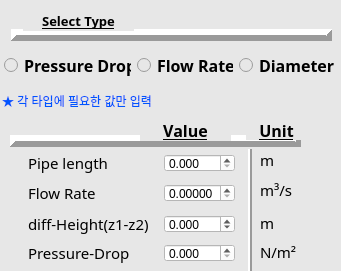
   <widget class="QWidget" name="widget_3" native="true">
    <property name="geometry">
     <rect>
      <x>12</x>
      <y>12</y>
      <width>341</width>
      <height>271</height>
     </rect>
    </property>
    <property name="minimumSize">
     <size>
      <width>341</width>
      <height>200</height>
     </size>
    </property>
    <property name="styleSheet">
     <string notr="true">background-color: rgb(231, 231, 231);</string>
    </property>
    <widget class="QLabel" name="label_12">
     <property name="geometry">
      <rect>
       <x>246</x>
       <y>120</y>
       <width>61</width>
       <height>20</height>
      </rect>
     </property>
     <property name="minimumSize">
      <size>
       <width>61</width>
       <height>20</height>
      </size>
     </property>
     <property name="maximumSize">
      <size>
       <width>61</width>
       <height>20</height>
      </size>
     </property>
     <property name="font">
      <font>
       <family>Arial Rounded MT Bold</family>
       <pointsize>12</pointsize>
       <weight>75</weight>
       <bold>true</bold>
       <underline>true</underline>
      </font>
     </property>
     <property name="text">
      <string>Unit</string>
     </property>
     <property name="alignment">
      <set>Qt::AlignCenter</set>
     </property>
    </widget>
    <widget class="QLabel" name="label_6">
     <property name="geometry">
      <rect>
       <x>28</x>
       <y>153</y>
       <width>130</width>
       <height>20</height>
      </rect>
     </property>
     <property name="minimumSize">
      <size>
       <width>130</width>
       <height>20</height>
      </size>
     </property>
     <property name="font">
      <font>
       <family>Arial Rounded MT Bold</family>
       <pointsize>11</pointsize>
      </font>
     </property>
     <property name="text">
      <string>Pipe length</string>
     </property>
    </widget>
    <widget class="QLabel" name="label">
     <property name="geometry">
      <rect>
       <x>28</x>
       <y>183</y>
       <width>130</width>
       <height>20</height>
      </rect>
     </property>
     <property name="minimumSize">
      <size>
       <width>130</width>
       <height>20</height>
      </size>
     </property>
     <property name="font">
      <font>
       <family>Arial Rounded MT Bold</family>
       <pointsize>11</pointsize>
      </font>
     </property>
     <property name="text">
      <string>Flow Rate</string>
     </property>
    </widget>
    <widget class="QLabel" name="label_10">
     <property name="geometry">
      <rect>
       <x>260</x>
       <y>213</y>
       <width>40</width>
       <height>20</height>
      </rect>
     </property>
     <property name="minimumSize">
      <size>
       <width>40</width>
       <height>20</height>
      </size>
     </property>
     <property name="font">
      <font>
       <family>Arial Rounded MT Bold</family>
       <pointsize>11</pointsize>
      </font>
     </property>
     <property name="text">
      <string>m</string>
     </property>
     <property name="alignment">
      <set>Qt::AlignLeading|Qt::AlignLeft|Qt::AlignVCenter</set>
     </property>
    </widget>
    <widget class="QLabel" name="label_11">
     <property name="geometry">
      <rect>
       <x>260</x>
       <y>242</y>
       <width>40</width>
       <height>20</height>
      </rect>
     </property>
     <property name="minimumSize">
      <size>
       <width>40</width>
       <height>20</height>
      </size>
     </property>
     <property name="font">
      <font>
       <family>Arial Rounded MT Bold</family>
       <pointsize>11</pointsize>
      </font>
     </property>
     <property name="text">
      <string>N/m²</string>
     </property>
     <property name="alignment">
      <set>Qt::AlignLeading|Qt::AlignLeft|Qt::AlignVCenter</set>
     </property>
    </widget>
    <widget class="QLabel" name="label_8">
     <property name="geometry">
      <rect>
       <x>140</x>
       <y>120</y>
       <width>91</width>
       <height>21</height>
      </rect>
     </property>
     <property name="minimumSize">
      <size>
       <width>91</width>
       <height>21</height>
      </size>
     </property>
     <property name="font">
      <font>
       <family>Arial Rounded MT Bold</family>
       <pointsize>12</pointsize>
       <weight>75</weight>
       <bold>true</bold>
       <underline>true</underline>
      </font>
     </property>
     <property name="text">
      <string>Value</string>
     </property>
     <property name="alignment">
      <set>Qt::AlignCenter</set>
     </property>
     <property name="indent">
      <number>0</number>
     </property>
    </widget>
    <widget class="Line" name="line_9">
     <property name="geometry">
      <rect>
       <x>11</x>
       <y>27</y>
       <width>321</width>
       <height>16</height>
      </rect>
     </property>
     <property name="minimumSize">
      <size>
       <width>321</width>
       <height>16</height>
      </size>
     </property>
     <property name="frameShadow">
      <enum>QFrame::Raised</enum>
     </property>
     <property name="lineWidth">
      <number>6</number>
     </property>
     <property name="orientation">
      <enum>Qt::Horizontal</enum>
     </property>
    </widget>
    <widget class="QLabel" name="label_2">
     <property name="geometry">
      <rect>
       <x>28</x>
       <y>243</y>
       <width>130</width>
       <height>20</height>
      </rect>
     </property>
     <property name="minimumSize">
      <size>
       <width>130</width>
       <height>20</height>
      </size>
     </property>
     <property name="font">
      <font>
       <family>Arial Rounded MT Bold</family>
       <pointsize>11</pointsize>
      </font>
     </property>
     <property name="text">
      <string>Pressure-Drop</string>
     </property>
    </widget>
    <widget class="Line" name="line">
     <property name="geometry">
      <rect>
       <x>240</x>
       <y>143</y>
       <width>20</width>
       <height>131</height>
      </rect>
     </property>
     <property name="minimumSize">
      <size>
       <width>20</width>
       <height>120</height>
      </size>
     </property>
     <property name="frameShadow">
      <enum>QFrame::Raised</enum>
     </property>
     <property name="lineWidth">
      <number>2</number>
     </property>
     <property name="orientation">
      <enum>Qt::Vertical</enum>
     </property>
    </widget>
    <widget class="Line" name="line_8">
     <property name="geometry">
      <rect>
       <x>10</x>
       <y>133</y>
       <width>291</width>
       <height>16</height>
      </rect>
     </property>
     <property name="minimumSize">
      <size>
       <width>291</width>
       <height>16</height>
      </size>
     </property>
     <property name="frameShadow">
      <enum>QFrame::Raised</enum>
     </property>
     <property name="lineWidth">
      <number>6</number>
     </property>
     <property name="orientation">
      <enum>Qt::Horizontal</enum>
     </property>
    </widget>
    <widget class="QLabel" name="label_7">
     <property name="geometry">
      <rect>
       <x>260</x>
       <y>150</y>
       <width>40</width>
       <height>20</height>
      </rect>
     </property>
     <property name="minimumSize">
      <size>
       <width>40</width>
       <height>20</height>
      </size>
     </property>
     <property name="font">
      <font>
       <family>Arial Rounded MT Bold</family>
       <pointsize>11</pointsize>
      </font>
     </property>
     <property name="text">
      <string>m</string>
     </property>
     <property name="alignment">
      <set>Qt::AlignLeading|Qt::AlignLeft|Qt::AlignVCenter</set>
     </property>
    </widget>
    <widget class="QLabel" name="label_9">
     <property name="geometry">
      <rect>
       <x>260</x>
       <y>180</y>
       <width>41</width>
       <height>20</height>
      </rect>
     </property>
     <property name="minimumSize">
      <size>
       <width>40</width>
       <height>20</height>
      </size>
     </property>
     <property name="font">
      <font>
       <family>Arial Rounded MT Bold</family>
       <pointsize>11</pointsize>
      </font>
     </property>
     <property name="text">
      <string>m³/s</string>
     </property>
     <property name="alignment">
      <set>Qt::AlignLeading|Qt::AlignLeft|Qt::AlignVCenter</set>
     </property>
    </widget>
    <widget class="QLabel" name="label_15">
     <property name="geometry">
      <rect>
       <x>23</x>
       <y>10</y>
       <width>111</width>
       <height>21</height>
      </rect>
     </property>
     <property name="minimumSize">
      <size>
       <width>111</width>
       <height>21</height>
      </size>
     </property>
     <property name="font">
      <font>
       <family>Arial Rounded MT Bold</family>
       <pointsize>10</pointsize>
       <weight>75</weight>
       <bold>true</bold>
       <underline>true</underline>
      </font>
     </property>
     <property name="text">
      <string>Select Type</string>
     </property>
     <property name="alignment">
      <set>Qt::AlignCenter</set>
     </property>
     <property name="indent">
      <number>0</number>
     </property>
    </widget>
    <widget class="QLabel" name="label_5">
     <property name="geometry">
      <rect>
       <x>28</x>
       <y>214</y>
       <width>130</width>
       <height>20</height>
      </rect>
     </property>
     <property name="minimumSize">
      <size>
       <width>130</width>
       <height>20</height>
      </size>
     </property>
     <property name="font">
      <font>
       <family>Arial Rounded MT Bold</family>
       <pointsize>11</pointsize>
      </font>
     </property>
     <property name="text">
      <string>diff-Height(z1-z2) </string>
     </property>
    </widget>
    <widget class="QLabel" name="label_3">
     <property name="geometry">
      <rect>
       <x>2</x>
       <y>90</y>
       <width>171</width>
       <height>21</height>
      </rect>
     </property>
     <property name="styleSheet">
      <string notr="true">color: rgb(0, 85, 255);</string>
     </property>
     <property name="text">
      <string>★ 각 타입에 필요한 값만 입력</string>
     </property>
    </widget>
    <widget class="QDoubleSpinBox" name="pipe_length_value">
     <property name="geometry">
      <rect>
       <x>164</x>
       <y>154</y>
       <width>71</width>
       <height>18</height>
      </rect>
     </property>
     <property name="mouseTracking">
      <bool>true</bool>
     </property>
     <property name="styleSheet">
      <string notr="true">background-color: rgb(255, 255, 255);</string>
     </property>
     <property name="decimals">
      <number>3</number>
     </property>
     <property name="maximum">
      <double>100000.000000000000000</double>
     </property>
     <property name="singleStep">
      <double>0.100000000000000</double>
     </property>
     <property name="value">
      <double>0.000000000000000</double>
     </property>
    </widget>
    <widget class="QDoubleSpinBox" name="flow_rate_value">
     <property name="geometry">
      <rect>
       <x>164</x>
       <y>184</y>
       <width>71</width>
       <height>18</height>
      </rect>
     </property>
     <property name="styleSheet">
      <string notr="true">background-color: rgb(255, 255, 255);</string>
     </property>
     <property name="decimals">
      <number>5</number>
     </property>
     <property name="maximum">
      <double>100000.000000000000000</double>
     </property>
    </widget>
    <widget class="QDoubleSpinBox" name="height_drop_value">
     <property name="geometry">
      <rect>
       <x>164</x>
       <y>215</y>
       <width>71</width>
       <height>18</height>
      </rect>
     </property>
     <property name="styleSheet">
      <string notr="true">background-color: rgb(255, 255, 255);</string>
     </property>
     <property name="decimals">
      <number>3</number>
     </property>
     <property name="minimum">
      <double>-100.000000000000000</double>
     </property>
     <property name="maximum">
      <double>100000.000000000000000</double>
     </property>
    </widget>
    <widget class="QDoubleSpinBox" name="pressure_drop_value">
     <property name="geometry">
      <rect>
       <x>164</x>
       <y>244</y>
       <width>71</width>
       <height>18</height>
      </rect>
     </property>
     <property name="styleSheet">
      <string notr="true">background-color: rgb(255, 255, 255);</string>
     </property>
     <property name="wrapping">
      <bool>false</bool>
     </property>
     <property name="keyboardTracking">
      <bool>true</bool>
     </property>
     <property name="showGroupSeparator" stdset="0">
      <bool>false</bool>
     </property>
     <property name="decimals">
      <number>3</number>
     </property>
     <property name="minimum">
      <double>0.000000000000000</double>
     </property>
     <property name="maximum">
      <double>100000000.000000000000000</double>
     </property>
     <property name="singleStep">
      <double>0.000000000000000</double>
     </property>
    </widget>
    <widget class="QWidget" name="layoutWidget">
     <property name="geometry">
      <rect>
       <x>4</x>
       <y>53</y>
       <width>330</width>
       <height>25</height>
      </rect>
     </property>
     <layout class="QHBoxLayout" name="horizontalLayout">
      <item>
       <widget class="QRadioButton" name="select_type_1">
        <property name="minimumSize">
         <size>
          <width>125</width>
          <height>23</height>
         </size>
        </property>
        <property name="palette">
         <palette>
          <active>
           <colorrole role="Button">
            <brush brushstyle="SolidPattern">
             <color alpha="255">
              <red>231</red>
              <green>231</green>
              <blue>231</blue>
             </color>
            </brush>
           </colorrole>
           <colorrole role="Base">
            <brush brushstyle="SolidPattern">
             <color alpha="255">
              <red>231</red>
              <green>231</green>
              <blue>231</blue>
             </color>
            </brush>
           </colorrole>
           <colorrole role="Window">
            <brush brushstyle="SolidPattern">
             <color alpha="255">
              <red>231</red>
              <green>231</green>
              <blue>231</blue>
             </color>
            </brush>
           </colorrole>
          </active>
          <inactive>
           <colorrole role="Button">
            <brush brushstyle="SolidPattern">
             <color alpha="255">
              <red>231</red>
              <green>231</green>
              <blue>231</blue>
             </color>
            </brush>
           </colorrole>
           <colorrole role="Base">
            <brush brushstyle="SolidPattern">
             <color alpha="255">
              <red>231</red>
              <green>231</green>
              <blue>231</blue>
             </color>
            </brush>
           </colorrole>
           <colorrole role="Window">
            <brush brushstyle="SolidPattern">
             <color alpha="255">
              <red>231</red>
              <green>231</green>
              <blue>231</blue>
             </color>
            </brush>
           </colorrole>
          </inactive>
          <disabled>
           <colorrole role="Button">
            <brush brushstyle="SolidPattern">
             <color alpha="255">
              <red>231</red>
              <green>231</green>
              <blue>231</blue>
             </color>
            </brush>
           </colorrole>
           <colorrole role="Base">
            <brush brushstyle="SolidPattern">
             <color alpha="255">
              <red>231</red>
              <green>231</green>
              <blue>231</blue>
             </color>
            </brush>
           </colorrole>
           <colorrole role="Window">
            <brush brushstyle="SolidPattern">
             <color alpha="255">
              <red>231</red>
              <green>231</green>
              <blue>231</blue>
             </color>
            </brush>
           </colorrole>
          </disabled>
         </palette>
        </property>
        <property name="font">
         <font>
          <family>Century Gothic</family>
          <pointsize>12</pointsize>
          <weight>75</weight>
          <bold>true</bold>
         </font>
        </property>
        <property name="cursor">
         <cursorShape>PointingHandCursor</cursorShape>
        </property>
        <property name="focusPolicy">
         <enum>Qt::TabFocus</enum>
        </property>
        <property name="acceptDrops">
         <bool>false</bool>
        </property>
        <property name="text">
         <string>Pressure Drop</string>
        </property>
        <property name="checked">
         <bool>false</bool>
        </property>
        <property name="autoRepeat">
         <bool>false</bool>
        </property>
       </widget>
      </item>
      <item>
       <widget class="QRadioButton" name="select_type_2">
        <property name="minimumSize">
         <size>
          <width>96</width>
          <height>23</height>
         </size>
        </property>
        <property name="palette">
         <palette>
          <active>
           <colorrole role="Button">
            <brush brushstyle="SolidPattern">
             <color alpha="255">
              <red>231</red>
              <green>231</green>
              <blue>231</blue>
             </color>
            </brush>
           </colorrole>
           <colorrole role="Base">
            <brush brushstyle="SolidPattern">
             <color alpha="255">
              <red>231</red>
              <green>231</green>
              <blue>231</blue>
             </color>
            </brush>
           </colorrole>
           <colorrole role="Window">
            <brush brushstyle="SolidPattern">
             <color alpha="255">
              <red>231</red>
              <green>231</green>
              <blue>231</blue>
             </color>
            </brush>
           </colorrole>
          </active>
          <inactive>
           <colorrole role="Button">
            <brush brushstyle="SolidPattern">
             <color alpha="255">
              <red>231</red>
              <green>231</green>
              <blue>231</blue>
             </color>
            </brush>
           </colorrole>
           <colorrole role="Base">
            <brush brushstyle="SolidPattern">
             <color alpha="255">
              <red>231</red>
              <green>231</green>
              <blue>231</blue>
             </color>
            </brush>
           </colorrole>
           <colorrole role="Window">
            <brush brushstyle="SolidPattern">
             <color alpha="255">
              <red>231</red>
              <green>231</green>
              <blue>231</blue>
             </color>
            </brush>
           </colorrole>
          </inactive>
          <disabled>
           <colorrole role="Button">
            <brush brushstyle="SolidPattern">
             <color alpha="255">
              <red>231</red>
              <green>231</green>
              <blue>231</blue>
             </color>
            </brush>
           </colorrole>
           <colorrole role="Base">
            <brush brushstyle="SolidPattern">
             <color alpha="255">
              <red>231</red>
              <green>231</green>
              <blue>231</blue>
             </color>
            </brush>
           </colorrole>
           <colorrole role="Window">
            <brush brushstyle="SolidPattern">
             <color alpha="255">
              <red>231</red>
              <green>231</green>
              <blue>231</blue>
             </color>
            </brush>
           </colorrole>
          </disabled>
         </palette>
        </property>
        <property name="font">
         <font>
          <family>Century Gothic</family>
          <pointsize>12</pointsize>
          <weight>75</weight>
          <bold>true</bold>
         </font>
        </property>
        <property name="cursor">
         <cursorShape>PointingHandCursor</cursorShape>
        </property>
        <property name="focusPolicy">
         <enum>Qt::TabFocus</enum>
        </property>
        <property name="acceptDrops">
         <bool>false</bool>
        </property>
        <property name="text">
         <string>Flow Rate</string>
        </property>
        <property name="checked">
         <bool>false</bool>
        </property>
        <property name="autoRepeat">
         <bool>false</bool>
        </property>
       </widget>
      </item>
      <item>
       <widget class="QRadioButton" name="select_type_3">
        <property name="minimumSize">
         <size>
          <width>95</width>
          <height>23</height>
         </size>
        </property>
        <property name="palette">
         <palette>
          <active>
           <colorrole role="Button">
            <brush brushstyle="SolidPattern">
             <color alpha="255">
              <red>231</red>
              <green>231</green>
              <blue>231</blue>
             </color>
            </brush>
           </colorrole>
           <colorrole role="Base">
            <brush brushstyle="SolidPattern">
             <color alpha="255">
              <red>231</red>
              <green>231</green>
              <blue>231</blue>
             </color>
            </brush>
           </colorrole>
           <colorrole role="Window">
            <brush brushstyle="SolidPattern">
             <color alpha="255">
              <red>231</red>
              <green>231</green>
              <blue>231</blue>
             </color>
            </brush>
           </colorrole>
          </active>
          <inactive>
           <colorrole role="Button">
            <brush brushstyle="SolidPattern">
             <color alpha="255">
              <red>231</red>
              <green>231</green>
              <blue>231</blue>
             </color>
            </brush>
           </colorrole>
           <colorrole role="Base">
            <brush brushstyle="SolidPattern">
             <color alpha="255">
              <red>231</red>
              <green>231</green>
              <blue>231</blue>
             </color>
            </brush>
           </colorrole>
           <colorrole role="Window">
            <brush brushstyle="SolidPattern">
             <color alpha="255">
              <red>231</red>
              <green>231</green>
              <blue>231</blue>
             </color>
            </brush>
           </colorrole>
          </inactive>
          <disabled>
           <colorrole role="Button">
            <brush brushstyle="SolidPattern">
             <color alpha="255">
              <red>231</red>
              <green>231</green>
              <blue>231</blue>
             </color>
            </brush>
           </colorrole>
           <colorrole role="Base">
            <brush brushstyle="SolidPattern">
             <color alpha="255">
              <red>231</red>
              <green>231</green>
              <blue>231</blue>
             </color>
            </brush>
           </colorrole>
           <colorrole role="Window">
            <brush brushstyle="SolidPattern">
             <color alpha="255">
              <red>231</red>
              <green>231</green>
              <blue>231</blue>
             </color>
            </brush>
           </colorrole>
          </disabled>
         </palette>
        </property>
        <property name="font">
         <font>
          <family>Century Gothic</family>
          <pointsize>12</pointsize>
          <weight>75</weight>
          <bold>true</bold>
         </font>
        </property>
        <property name="cursor">
         <cursorShape>PointingHandCursor</cursorShape>
        </property>
        <property name="focusPolicy">
         <enum>Qt::TabFocus</enum>
        </property>
        <property name="acceptDrops">
         <bool>false</bool>
        </property>
        <property name="text">
         <string>Diameter</string>
        </property>
        <property name="checked">
         <bool>false</bool>
        </property>
        <property name="autoRepeat">
         <bool>false</bool>
        </property>
       </widget>
      </item>
     </layout>
    </widget>
    <zorder>layoutWidget</zorder>
    <zorder>line</zorder>
    <zorder>label_10</zorder>
    <zorder>label_11</zorder>
    <zorder>line_9</zorder>
    <zorder>line_8</zorder>
    <zorder>label_7</zorder>
    <zorder>label_9</zorder>
    <zorder>label_15</zorder>
    <zorder>label_12</zorder>
    <zorder>label_8</zorder>
    <zorder>label_3</zorder>
    <zorder>pressure_drop_value</zorder>
    <zorder>label_2</zorder>
    <zorder>flow_rate_value</zorder>
    <zorder>label</zorder>
    <zorder>pipe_length_value</zorder>
    <zorder>height_drop_value</zorder>
    <zorder>label_5</zorder>
    <zorder>label_6</zorder>
   </widget>
